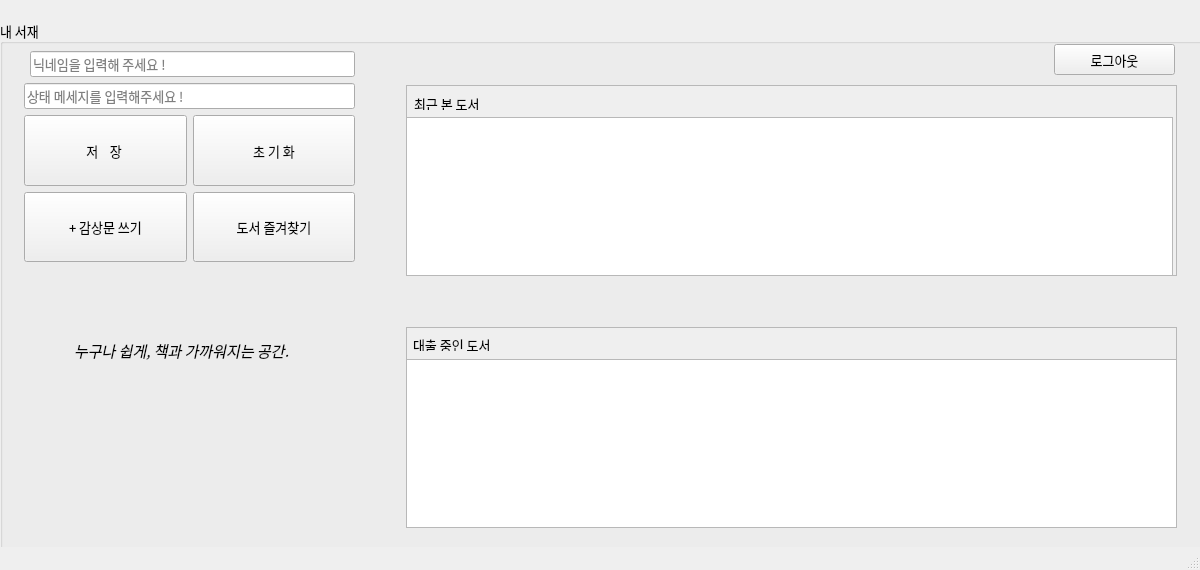
<?xml version="1.0" encoding="UTF-8"?>
<ui version="4.0">
 <class>MainWindow</class>
 <widget class="QMainWindow" name="MainWindow">
  <property name="geometry">
   <rect>
    <x>0</x>
    <y>0</y>
    <width>1200</width>
    <height>570</height>
   </rect>
  </property>
  <property name="maximumSize">
   <size>
    <width>1200</width>
    <height>570</height>
   </size>
  </property>
  <property name="font">
   <font>
    <family>D2Coding</family>
    <pointsize>10</pointsize>
   </font>
  </property>
  <property name="windowTitle">
   <string>MainWindow</string>
  </property>
  <widget class="QWidget" name="centralwidget">
   <widget class="QGroupBox" name="mypage">
    <property name="geometry">
     <rect>
      <x>0</x>
      <y>20</y>
      <width>1231</width>
      <height>551</height>
     </rect>
    </property>
    <property name="title">
     <string>내 서재</string>
    </property>
    <widget class="QWidget" name="verticalLayoutWidget">
     <property name="geometry">
      <rect>
       <x>406</x>
       <y>65</y>
       <width>771</width>
       <height>191</height>
      </rect>
     </property>
     <layout class="QVBoxLayout" name="verticalLayout">
      <item>
       <layout class="QHBoxLayout" name="horizontalLayout">
        <item>
         <widget class="QScrollArea" name="scrollArea">
          <property name="widgetResizable">
           <bool>true</bool>
          </property>
          <widget class="QWidget" name="scrollAreaWidgetContents">
           <property name="geometry">
            <rect>
             <x>0</x>
             <y>0</y>
             <width>765</width>
             <height>185</height>
            </rect>
           </property>
           <widget class="QLabel" name="label_2">
            <property name="geometry">
             <rect>
              <x>7</x>
              <y>8</y>
              <width>91</width>
              <height>16</height>
             </rect>
            </property>
            <property name="text">
             <string>&lt;html&gt;&lt;head/&gt;&lt;body&gt;&lt;p&gt;최근 본 도서&lt;/p&gt;&lt;/body&gt;&lt;/html&gt;</string>
            </property>
           </widget>
           <widget class="QTableWidget" name="tblbook_rect">
            <property name="geometry">
             <rect>
              <x>-5</x>
              <y>31</y>
              <width>771</width>
              <height>161</height>
             </rect>
            </property>
           </widget>
          </widget>
         </widget>
        </item>
       </layout>
      </item>
     </layout>
    </widget>
    <widget class="QWidget" name="verticalLayoutWidget_2">
     <property name="geometry">
      <rect>
       <x>406</x>
       <y>307</y>
       <width>771</width>
       <height>201</height>
      </rect>
     </property>
     <layout class="QVBoxLayout" name="verticalLayout_2">
      <item>
       <layout class="QHBoxLayout" name="horizontalLayout_2">
        <item>
         <widget class="QScrollArea" name="scrollArea_2">
          <property name="widgetResizable">
           <bool>true</bool>
          </property>
          <widget class="QWidget" name="scrollAreaWidgetContents_2">
           <property name="geometry">
            <rect>
             <x>0</x>
             <y>0</y>
             <width>765</width>
             <height>195</height>
            </rect>
           </property>
           <widget class="QLabel" name="label_3">
            <property name="geometry">
             <rect>
              <x>6</x>
              <y>7</y>
              <width>101</width>
              <height>16</height>
             </rect>
            </property>
            <property name="text">
             <string>&lt;html&gt;&lt;head/&gt;&lt;body&gt;&lt;p&gt;대출 중인 도서&lt;/p&gt;&lt;/body&gt;&lt;/html&gt;</string>
            </property>
           </widget>
           <widget class="QTableWidget" name="tblbook_borr">
            <property name="geometry">
             <rect>
              <x>-5</x>
              <y>31</y>
              <width>781</width>
              <height>171</height>
             </rect>
            </property>
           </widget>
          </widget>
         </widget>
        </item>
       </layout>
      </item>
     </layout>
    </widget>
    <widget class="QWidget" name="verticalLayoutWidget_3">
     <property name="geometry">
      <rect>
       <x>24</x>
       <y>31</y>
       <width>331</width>
       <height>211</height>
      </rect>
     </property>
     <layout class="QVBoxLayout" name="verticalLayout_3">
      <item>
       <layout class="QHBoxLayout" name="horizontalLayout_3">
        <item>
         <widget class="QLabel" name="label_5">
          <property name="text">
           <string>&lt;html&gt;&lt;head/&gt;&lt;body&gt;&lt;p&gt;&lt;img src=&quot;:/profile/img/귀여운 토끼.png&quot;width=&quot;50&quot; height=&quot;50&quot;/&gt;</string>
          </property>
         </widget>
        </item>
        <item>
         <widget class="QLineEdit" name="input_nick">
          <property name="placeholderText">
           <string>닉네임을 입력해 주세요 !</string>
          </property>
         </widget>
        </item>
       </layout>
      </item>
      <item>
       <layout class="QHBoxLayout" name="horizontalLayout_4">
        <item>
         <widget class="QLineEdit" name="input_stat">
          <property name="placeholderText">
           <string>상태 메세지를 입력해주세요 !</string>
          </property>
         </widget>
        </item>
       </layout>
      </item>
      <item>
       <layout class="QHBoxLayout" name="horizontalLayout_6">
        <item>
         <widget class="QPushButton" name="btn_save">
          <property name="sizePolicy">
           <sizepolicy hsizetype="Minimum" vsizetype="Minimum">
            <horstretch>0</horstretch>
            <verstretch>0</verstretch>
           </sizepolicy>
          </property>
          <property name="text">
           <string>저    장 </string>
          </property>
         </widget>
        </item>
        <item>
         <widget class="QPushButton" name="btn_clear">
          <property name="sizePolicy">
           <sizepolicy hsizetype="Minimum" vsizetype="Minimum">
            <horstretch>0</horstretch>
            <verstretch>0</verstretch>
           </sizepolicy>
          </property>
          <property name="text">
           <string>초 기 화</string>
          </property>
         </widget>
        </item>
       </layout>
      </item>
      <item>
       <layout class="QHBoxLayout" name="horizontalLayout_5">
        <item>
         <widget class="QPushButton" name="btn_write">
          <property name="sizePolicy">
           <sizepolicy hsizetype="Minimum" vsizetype="Minimum">
            <horstretch>0</horstretch>
            <verstretch>0</verstretch>
           </sizepolicy>
          </property>
          <property name="text">
           <string> + 감상문 쓰기 </string>
          </property>
         </widget>
        </item>
        <item>
         <widget class="QPushButton" name="btn_mark">
          <property name="sizePolicy">
           <sizepolicy hsizetype="Minimum" vsizetype="Minimum">
            <horstretch>0</horstretch>
            <verstretch>0</verstretch>
           </sizepolicy>
          </property>
          <property name="text">
           <string>도서 즐겨찾기</string>
          </property>
         </widget>
        </item>
       </layout>
      </item>
     </layout>
    </widget>
    <widget class="QPushButton" name="btn_logout">
     <property name="geometry">
      <rect>
       <x>1054</x>
       <y>24</y>
       <width>121</width>
       <height>31</height>
      </rect>
     </property>
     <property name="text">
      <string>로그아웃</string>
     </property>
    </widget>
    <widget class="QLabel" name="label">
     <property name="geometry">
      <rect>
       <x>90</x>
       <y>332</y>
       <width>191</width>
       <height>171</height>
      </rect>
     </property>
     <property name="text">
      <string>&lt;html&gt;&lt;head/&gt;&lt;body&gt;&lt;p&gt;&lt;img src=&quot;:/image/img/책든햄찌_nobg.png&quot; width=&quot;200&quot; height=&quot;180&quot;/&gt;&lt;/p&gt;&lt;/body&gt;&lt;/html&gt;</string>
     </property>
    </widget>
    <widget class="QLabel" name="label_4">
     <property name="geometry">
      <rect>
       <x>74</x>
       <y>310</y>
       <width>251</width>
       <height>41</height>
      </rect>
     </property>
     <property name="text">
      <string>&lt;html&gt;&lt;head/&gt;&lt;body&gt;&lt;p&gt;&lt;span style=&quot; font-size:11pt; font-style:italic;&quot;&gt;누구나 쉽게, 책과 가까워지는 공간.&lt;/span&gt;&lt;/p&gt;&lt;/body&gt;&lt;/html&gt;</string>
     </property>
    </widget>
    <widget class="QLabel" name="label_6">
     <property name="geometry">
      <rect>
       <x>379</x>
       <y>282</y>
       <width>51</width>
       <height>41</height>
      </rect>
     </property>
     <property name="text">
      <string>&lt;html&gt;&lt;head/&gt;&lt;body&gt;&lt;p&gt;&lt;img src=&quot;:/icon/img/귀여운_네잎클로버_nobg.png&quot; width=&quot;50&quot; height=&quot;50&quot;/&gt;&lt;/p&gt;&lt;/body&gt;&lt;/html&gt;</string>
     </property>
    </widget>
    <widget class="QLabel" name="label_7">
     <property name="geometry">
      <rect>
       <x>379</x>
       <y>42</y>
       <width>51</width>
       <height>41</height>
      </rect>
     </property>
     <property name="text">
      <string>&lt;html&gt;&lt;head/&gt;&lt;body&gt;&lt;p&gt;&lt;img src=&quot;:/icon/img/귀여운_네잎클로버_nobg.png&quot; width=&quot;50&quot; height=&quot;50&quot;/&gt;&lt;/p&gt;&lt;/body&gt;&lt;/html&gt;</string>
     </property>
    </widget>
   </widget>
  </widget>
  <widget class="QStatusBar" name="statusbar"/>
 </widget>
 <resources>
  <include location="../resources.qrc"/>
 </resources>
 <connections/>
</ui>
